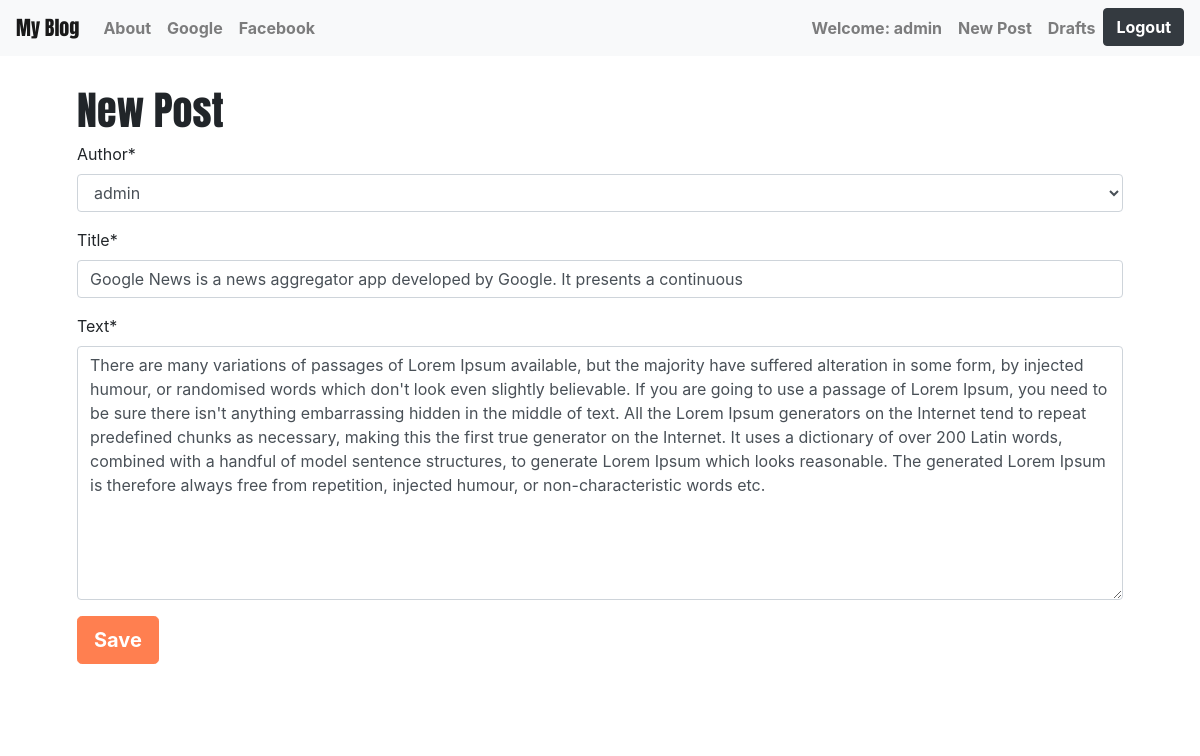
Screenshot of /post/9/edit/ (signed in) with the database file from the repository.
### blog/models.py (models this page shows, shortened)
class Post(models.Model):
    author = models.ForeignKey('auth.User',on_delete=models.CASCADE)
    title = models.CharField(max_length=200)
    text = models.TextField()
    created_date = models.DateTimeField(default=timezone.now)
    published_date = models.DateTimeField(blank=True,null=True)

### blog/views.py (the view)
# urls.py: path('post/<int:pk>/edit/',views.PostUpdateView.as_view(),name='post_edit'),
class PostUpdateView(LoginRequiredMixin,UpdateView):
    login_url = '/login/'
    redirect_field_name = 'blog/post_detail.html'
    form_class = PostForm
    model = Post

### blog/forms.py
class PostForm(forms.ModelForm):
    class Meta():
        model = Post
        fields = ('author', 'title', 'text')

### blog/templates/blog/post_form.html (shortened to what this page needs)
{% extends "blog/base.html" %}
{% load crispy_forms_tags %}
{% block content %}
    <div class="container" style="padding-top: 30px">
    <div class="jumbotron" style="background-color: white; padding-top: 0px;">
    <h1 class="headings">New Post</h1>
    <form class="post-form uniform" method="post">
        {{ form|crispy }}
        <button type="submit" style="font-weight: bold; background-color: coral; border-color: coral;" class="btn btn-lg btn-primary save">Save</button>
    </form>
    </div>
    </div>
{% endblock %}

### blog/templates/blog/base.html (shortened to what this page needs)
<!DOCTYPE html>
{% load static %}
<html lang="en">
<head>
    <link rel="stylesheet" href="https://stackpath.bootstrapcdn.com/bootstrap/4.4.1/css/bootstrap.min.css">
    <link rel="stylesheet" href="//cdn.jsdelivr.net/npm/medium-editor@latest/dist/css/medium-editor.min.css" type="text/css" media="screen" charset="utf-8">
    <link rel="stylesheet" type="text/css" href="{% static 'css/blog.css' %}">
</head>
<body>
    <nav class="navbar navbar-expand-lg navbar-light bg-light myfont custom-navbar" >
    <a id="nav_on" style="font-family: 'Anton', sans-serif;" class="navbar-brand menu-item" href="{% url 'post_list' %}">My Blog</a>
  <div class="collapse navbar-collapse" id="navbarNav">
            <ul class="nav navbar-nav mr-auto">
                <li class="nav-item"><a id="nav_on" style="font-weight: bold" class="nav-link " href="{% url 'about' %}" >About</a></li>
                <li class="nav-item"><a id="nav_on" style="font-weight: bold" class="nav-link" href="https://google.com" >Google</a></li>
                <li class="nav-item"><a id="nav_on" style="font-weight: bold"  class="nav-link" href="https://facebook.com" >Facebook</a></li>
            </ul>
            <ul class="nav navbar-nav">
                {% if user.is_authenticated %}
                    <li class="nav-item"><a style="font-weight: bold"  id="nav_on" class="nav-link" href="#">Welcome: {{ user.username }}</a></li>
                    <li class="nav-item"><a style="font-weight: bold"  id="nav_on" class="nav-link" href="{% url 'post_new' %}">New Post</a></li>
                    <li class="nav-item"><a style="font-weight: bold"  id="nav_on" class="nav-link" href="{% url 'post_draft_list' %}">Drafts</a></li>
                    <li class="nav-item"><a style="font-weight: bold" class="btn btn-dark" href="{% url 'logout' %}">Logout</a></li>
                {% else %}
                    <li class="nav-item"><a style="font-weight: bold" class="btn btn-dark" href="{% url 'login' %}">Login</a></li>
                {% endif %}
            </ul>
        </div>
    </nav>
   {% block content %}
 {% endblock %}
</body>
</html>

### blog/static/css/blog.css (style rules this page uses)
.headings { font-family: 'Anton', sans-serif; }

### rows the page displays
Post: author "admin", title "Google News is a news aggregator app developed by Google. It presents a continuous", text "There are many variations of passages of Lorem Ipsum available, but the majority have suffered alteration in some form, by injected humour, or randomised words which don't look even slightly believable. If you are going to use a passage of Lorem Ipsum, you need to be sure there isn't anything embarrassing hidden in the middle of text. All the Lorem Ipsum generators on the Internet tend to repeat predefined chunks as necessary, making this the first true generator on the Internet. It uses a dictionary of over 200 Latin words, combined with a handful of model sentence structures, to generate Lorem Ipsum which looks reasonable. The generated Lorem Ipsum is therefore always free from…"

### other values shown
{{ user.username }} "admin"
